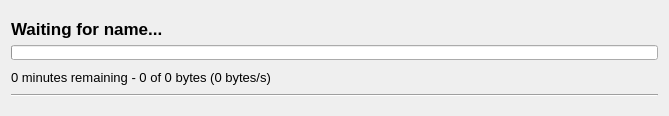
<?xml version="1.0" encoding="UTF-8"?>
<ui version="4.0">
 <class>WidgetDownloadItem</class>
 <widget class="QWidget" name="WidgetDownloadItem">
  <property name="geometry">
   <rect>
    <x>0</x>
    <y>0</y>
    <width>669</width>
    <height>116</height>
   </rect>
  </property>
  <property name="windowTitle">
   <string>Form</string>
  </property>
  <layout class="QGridLayout" name="gridLayout">
   <item row="7" column="0">
    <layout class="QVBoxLayout" name="verticalLayout">
     <property name="leftMargin">
      <number>0</number>
     </property>
     <property name="topMargin">
      <number>0</number>
     </property>
     <property name="rightMargin">
      <number>0</number>
     </property>
     <property name="bottomMargin">
      <number>0</number>
     </property>
     <item>
      <widget class="QLabel" name="label">
       <property name="sizePolicy">
        <sizepolicy hsizetype="Expanding" vsizetype="Maximum">
         <horstretch>0</horstretch>
         <verstretch>0</verstretch>
        </sizepolicy>
       </property>
       <property name="font">
        <font>
         <pointsize>13</pointsize>
         <bold>true</bold>
        </font>
       </property>
       <property name="text">
        <string>Waiting for name...</string>
       </property>
      </widget>
     </item>
     <item>
      <widget class="QProgressBar" name="progressBar">
       <property name="sizePolicy">
        <sizepolicy hsizetype="Expanding" vsizetype="Fixed">
         <horstretch>0</horstretch>
         <verstretch>15</verstretch>
        </sizepolicy>
       </property>
       <property name="minimumSize">
        <size>
         <width>0</width>
         <height>15</height>
        </size>
       </property>
       <property name="maximumSize">
        <size>
         <width>16777215</width>
         <height>15</height>
        </size>
       </property>
       <property name="maximum">
        <number>100</number>
       </property>
       <property name="value">
        <number>0</number>
       </property>
       <property name="textVisible">
        <bool>false</bool>
       </property>
      </widget>
     </item>
     <item>
      <layout class="QHBoxLayout" name="horizontalLayout">
       <property name="leftMargin">
        <number>0</number>
       </property>
       <property name="topMargin">
        <number>0</number>
       </property>
       <property name="rightMargin">
        <number>0</number>
       </property>
       <property name="bottomMargin">
        <number>0</number>
       </property>
       <item>
        <widget class="QLabel" name="label_2">
         <property name="font">
          <font>
           <pointsize>10</pointsize>
          </font>
         </property>
         <property name="text">
          <string>0 minutes remaining - 0 of 0 bytes (0 bytes/s)</string>
         </property>
        </widget>
       </item>
       <item>
        <spacer name="horizontalSpacer">
         <property name="orientation">
          <enum>Qt::Horizontal</enum>
         </property>
         <property name="sizeType">
          <enum>QSizePolicy::Maximum</enum>
         </property>
         <property name="sizeHint" stdset="0">
          <size>
           <width>250</width>
           <height>13</height>
          </size>
         </property>
        </spacer>
       </item>
       <item>
        <widget class="QPushButton" name="goButton">
         <property name="enabled">
          <bool>false</bool>
         </property>
         <property name="minimumSize">
          <size>
           <width>32</width>
           <height>0</height>
          </size>
         </property>
         <property name="maximumSize">
          <size>
           <width>32</width>
           <height>16777215</height>
          </size>
         </property>
         <property name="toolTip">
          <string>Start</string>
         </property>
         <property name="text">
          <string/>
         </property>
         <property name="icon">
          <iconset resource="../resources/resources.qrc">
           <normaloff>:/general/interfaceIcons/generalGo.png</normaloff>:/general/interfaceIcons/generalGo.png</iconset>
         </property>
         <property name="flat">
          <bool>true</bool>
         </property>
        </widget>
       </item>
       <item>
        <widget class="QPushButton" name="queueButton">
         <property name="enabled">
          <bool>false</bool>
         </property>
         <property name="minimumSize">
          <size>
           <width>32</width>
           <height>0</height>
          </size>
         </property>
         <property name="maximumSize">
          <size>
           <width>32</width>
           <height>16777215</height>
          </size>
         </property>
         <property name="toolTip">
          <string>Queue</string>
         </property>
         <property name="text">
          <string/>
         </property>
         <property name="icon">
          <iconset resource="../resources/resources.qrc">
           <normaloff>:/general/interfaceIcons/generalQueue.png</normaloff>:/general/interfaceIcons/generalQueue.png</iconset>
         </property>
         <property name="flat">
          <bool>true</bool>
         </property>
        </widget>
       </item>
       <item>
        <widget class="QPushButton" name="stopButton">
         <property name="enabled">
          <bool>false</bool>
         </property>
         <property name="minimumSize">
          <size>
           <width>32</width>
           <height>0</height>
          </size>
         </property>
         <property name="maximumSize">
          <size>
           <width>32</width>
           <height>16777215</height>
          </size>
         </property>
         <property name="toolTip">
          <string>Stop</string>
         </property>
         <property name="text">
          <string/>
         </property>
         <property name="icon">
          <iconset resource="../resources/resources.qrc">
           <normaloff>:/general/interfaceIcons/generalStop.png</normaloff>:/general/interfaceIcons/generalStop.png</iconset>
         </property>
         <property name="flat">
          <bool>true</bool>
         </property>
        </widget>
       </item>
      </layout>
     </item>
     <item>
      <widget class="Line" name="line">
       <property name="orientation">
        <enum>Qt::Horizontal</enum>
       </property>
      </widget>
     </item>
    </layout>
   </item>
  </layout>
 </widget>
 <resources>
  <include location="../resources/resources.qrc"/>
 </resources>
 <connections/>
</ui>
